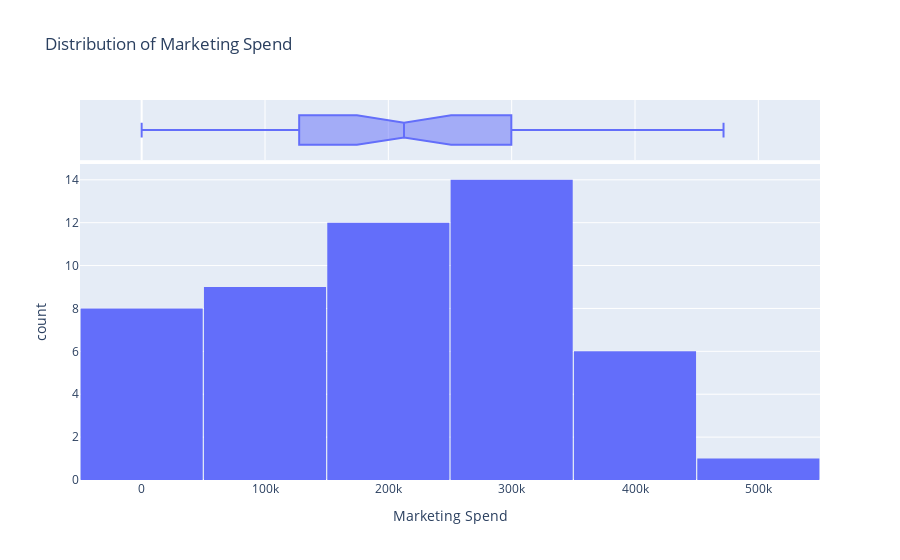

Source (notebook cell):
### Code cell
fig = px.histogram(startups, 
                   x='Marketing Spend', 
                   marginal='box',  
                   title='Distribution of Marketing Spend')
fig.update_layout(bargap=0.01)
fig.show()

### Figure 1 — Plotly figure (JSON) as saved in the notebook; plotly's stock layout.template omitted (floating-point values rounded to 4 significant figures)
{"data": [{"alignmentgroup": "True", "bingroup": "x", "hovertemplate": "Marketing Spend=%{x}<br>count=%{y}<extra></extra>", "legendgroup": "", "marker": {"color": "#636efa", "pattern": {"shape": ""}}, "name": "", "offsetgroup": "", "orientation": "v", "showlegend": false, "type": "histogram", "x": [471800.0, 443900.0, 407900.0, 383200.0, 366200.0, 362900.0, 127700.0, 323900.0, 311600.0, 305000.0, 229200.0, 249700.0, 249800.0, 252700.0, 256500.0, 261800.0, 264300.0, 282600.0, 294900.0, 0, 298700.0, 299700.0, 303300.0, 304800.0, 140600.0, 138000.0, 134100.0, 353200.0, 118100.0, 107100.0, 91130.0, 88220.0, 46090.0, 214600.0, 210800.0, 205500.0, 201100.0, 197000.0, 185300.0, 175000.0, 172800.0, 164500.0, 148000.0, 35530.0, 28330.0, 1904.0, 297100.0, 0, 0, 45170.0], "xaxis": "x", "yaxis": "y"}, {"alignmentgroup": "True", "hovertemplate": "Marketing Spend=%{x}<extra></extra>", "legendgroup": "", "marker": {"color": "#636efa"}, "name": "", "notched": true, "offsetgroup": "", "showlegend": false, "type": "box", "x": [471800.0, 443900.0, 407900.0, 383200.0, 366200.0, 362900.0, 127700.0, 323900.0, 311600.0, 305000.0, 229200.0, 249700.0, 249800.0, 252700.0, 256500.0, 261800.0, 264300.0, 282600.0, 294900.0, 0, 298700.0, 299700.0, 303300.0, 304800.0, 140600.0, 138000.0, 134100.0, 353200.0, 118100.0, 107100.0, 91130.0, 88220.0, 46090.0, 214600.0, 210800.0, 205500.0, 201100.0, 197000.0, 185300.0, 175000.0, 172800.0, 164500.0, 148000.0, 35530.0, 28330.0, 1904.0, 297100.0, 0, 0, 45170.0], "xaxis": "x2", "yaxis": "y2"}], "layout": {"bargap": 0.01, "barmode": "relative", "legend": {"tracegroupgap": 0}, "title": {"text": "Distribution of Marketing Spend"}, "xaxis": {"anchor": "y", "domain": [0, 1], "title": {"text": "Marketing Spend"}}, "xaxis2": {"anchor": "y2", "domain": [0, 1], "matches": "x", "showgrid": true, "showticklabels": false}, "yaxis": {"anchor": "x", "domain": [0, 0.8316], "title": {"text": "count"}}, "yaxis2": {"anchor": "x2", "domain": [0.8416, 1], "matches": "y2", "showgrid": false, "showline": false, "showticklabels": false, "ticks": ""}}}
